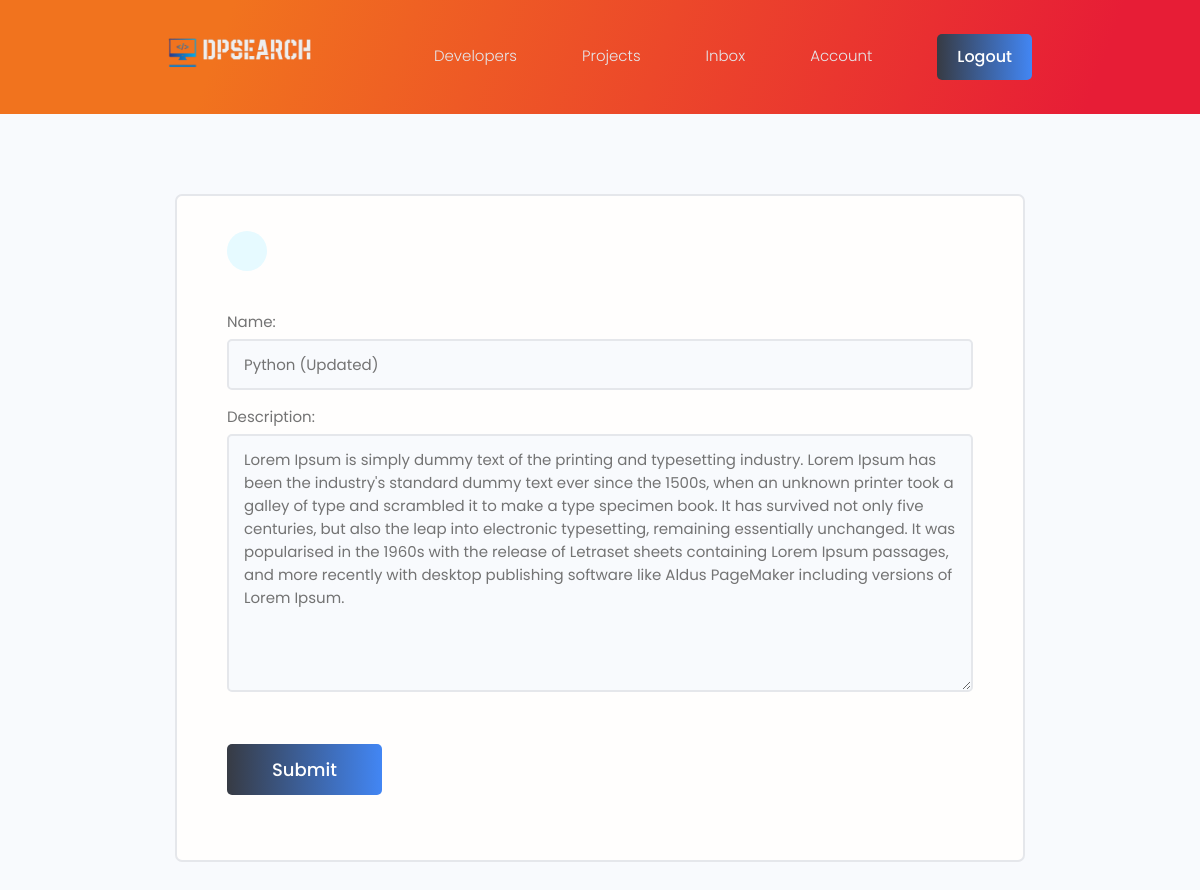
Screenshot of /account/skills/b549f1e73c4a408998c3cb46c1a366bc/edit/ (signed in) with the database file from the repository.
### users/models.py (models this page shows, shortened)
class Skill(models.Model):
    owner = models.ForeignKey(Profile, null=True, blank=True, on_delete=models.CASCADE)
    name = models.CharField(max_length=255, null=True, blank=True)
    description = models.TextField(null=True, blank=True)
    created = models.DateTimeField(auto_now_add=True)
    id = models.UUIDField(default=uuid.uuid4, unique=True, primary_key=True, editable=False)
    class Meta:
        verbose_name_plural = 'Skills'

### users/views.py (the view)
# urls.py: path('account/skills/<str:pk>/edit/', views.edit_skill, name="edit-skill"),
@login_required(login_url='login')
def edit_skill(request, pk):
    profile = request.user.profile
    skill = profile.skill_set.get(id=pk)
    form = SkillForm(instance=skill)
    if request.method == "POST":
        form = SkillForm(request.POST, instance=skill)
        if form.is_valid():
            form.save()
            return redirect('account')
    context = {"form": form}
    return render(request, "users/skill_form.html", context)

### users/forms.py
class SkillForm(ModelForm):
    class Meta:
        model = Skill
        fields = ['name', 'description']
    def __init__(self, *args, **kwargs):
        super().__init__(*args, **kwargs)
        for field in self.fields.values():
            field.widget.attrs.update({"class": "input"})

### users/templates/users/skill_form.html (shortened to what this page needs)
{% extends 'main.html' %}
{% block content %}
<main class="formPage my-xl">
    <div class="content-box">
        <div class="formWrapper">
            <a class="backButton" href="#"></a>
            <br>
            <form class="form" method="POST" enctype="multipart/form-data">
                {% for field in form %}
                <div class="form__field">
                    <label for="formInput#text">{{field.label}}: </label>
                    {{field}}
                </div>
                {% endfor %}
                <input class="btn btn--sub btn--lg  my-md" type="submit" value="Submit" />
            </form>
        </div>
    </div>
</main>
{% endblock content %}

### static/styles/app.css (style rules this page uses)
:root { --color-sub: #2d2d39; }
.btn--sub { background: #373b44; background: -webkit-linear-gradient(to right, #373b44, #4286f4); background: linear-gradient(to right, #373b44, #4286f4); color: white !important; font-weight: 500 !important; }
.content-box { width: 95%; max-width: 85rem; margin: 0 auto; }
.backButton { background: var(--color-main-light); color: var(--color-main); width: 4rem; height: 4rem; display: flex; align-items: center; justify-content: center; border-radius: 50%; }
.formPage .formWrapper { list-style: none; background: var(--color-white); padding: 3.5rem 5rem; border: 2px solid var(--color-light); border-radius: 0.7rem; }

### static/uikit/styles/modules/_variables.css (style rules this page uses)
:root { --color-main: #5aa5b9; --color-main-light: #e6faff; --color-sub: #3f4156; --color-sub-light: #51546e; --color-sub-lighter: #ededfd; --color-text: #737373; --color-gray: #8b8b8b; --color-light: #e5e7eb; --color-light-gray: #767676; --color-bg: #f8fafd; --color-white: #fffefd; --color-white-light: #f3f3f3; --color-success: #359e64; --color-success-bg: #def8e8; --color-error: #fc4b0b; --color-error-bg: #fff2ee; --font-base: 'Poppins', arial, helvetica, 'Segoe UI', roboto, ubuntu, sans-serif; --font-monospace: 'Fira Code', 'Courier New', courier, monospace; --font-regular: 300; --font-medium: 500; --font-bold: 700; --generic-shadow: 1px 1px 5px #00000010; --generic-transition: all 0.3s ease-in-out; }

### static/uikit/styles/modules/_base.css (style rules this page uses)
* { margin: 0; padding: 0; box-sizing: border-box; text-rendering: optimizeLegibility; color: inherit; font-size: inherit; }
html { font-size: 50%; }
@media only screen and (min-width: 480px) { html { font-size: 56.25%; } }
@media only screen and (min-width: 1200px) { html { font-size: 62.5%; } }
body { line-height: 1.6; font-weight: 400; font-size: 1.5rem; color: var(--color-text); background-color: var(--color-bg); min-height: 100vh; }

### static/uikit/styles/modules/_typography.css (style rules this page uses)
* { font-family: var(--font-base); }
a { padding-bottom: 2px; text-decoration: none; display: inline-block; color: var(--color-main); font-weight: var(--font-medium); }

### static/uikit/styles/modules/_utilities.css (style rules this page uses)
.my-md { margin: 3rem auto; }
.my-xl { margin: 8rem auto; }

### static/uikit/styles/modules/_button.css (style rules this page uses)
.btn { display: inline-block; position: relative; cursor: pointer; background-color: var(--color-light); font-weight: var(--font-medium); color: var(--color-sub); text-decoration: none; padding: 1rem 2rem; border-radius: 0.5rem; border: none; width: -webkit-fit-content; width: -moz-fit-content; width: fit-content; height: -webkit-fit-content; height: -moz-fit-content; height: fit-content; font-size: 1.6rem; outline-width: 0; outline-color: transparent; -webkit-backface-visibility: hidden; backface-visibility: hidden; transition: all 0.3s ease-in-out; }
.btn--sub { background-color: var(--color-sub); color: var(--color-white); }
.btn--lg { font-size: 1.8rem; padding: 1.2rem 4.5rem; }

### static/uikit/styles/modules/_form.css (style rules this page uses)
.form { display: block; }
.form__field { margin-top: 1.5rem; margin-bottom: 1.5rem; }
.form__label, .form__field > label { display: block; margin-bottom: 0.5rem; color: var(--color-text); }
input.input[type='text'], input.input[type='email'], input.input[type='password'], input.input[type='number'], textarea.input { min-width: 24rem; width: 100%; padding: 1.2rem 1.5rem; border-radius: 0.5rem; border: 2px solid var(--color-light); transition: all 0.3s ease-in-out; background-color: var(--color-bg); }

### rows the page displays
Skill: form "Python (Updated)" "Lorem Ipsum is simply dummy text of the printing and typesetting industry. Lorem Ipsum has been the industry's standard dummy text ever since the 1500s, when an unknown printer took a galley of type and scrambled it to make a type specimen book. It has survived not only five centuries, but also the leap into electronic typesetting, remaining essentially unchanged. It was popularised in the 1960s with the release of Letraset sheets containing Lorem Ipsum passages, and more recently with desktop publishing software like Aldus PageMaker including versions of Lorem Ipsum."

### other values shown
{{ field.label }} "Name" "Description"
